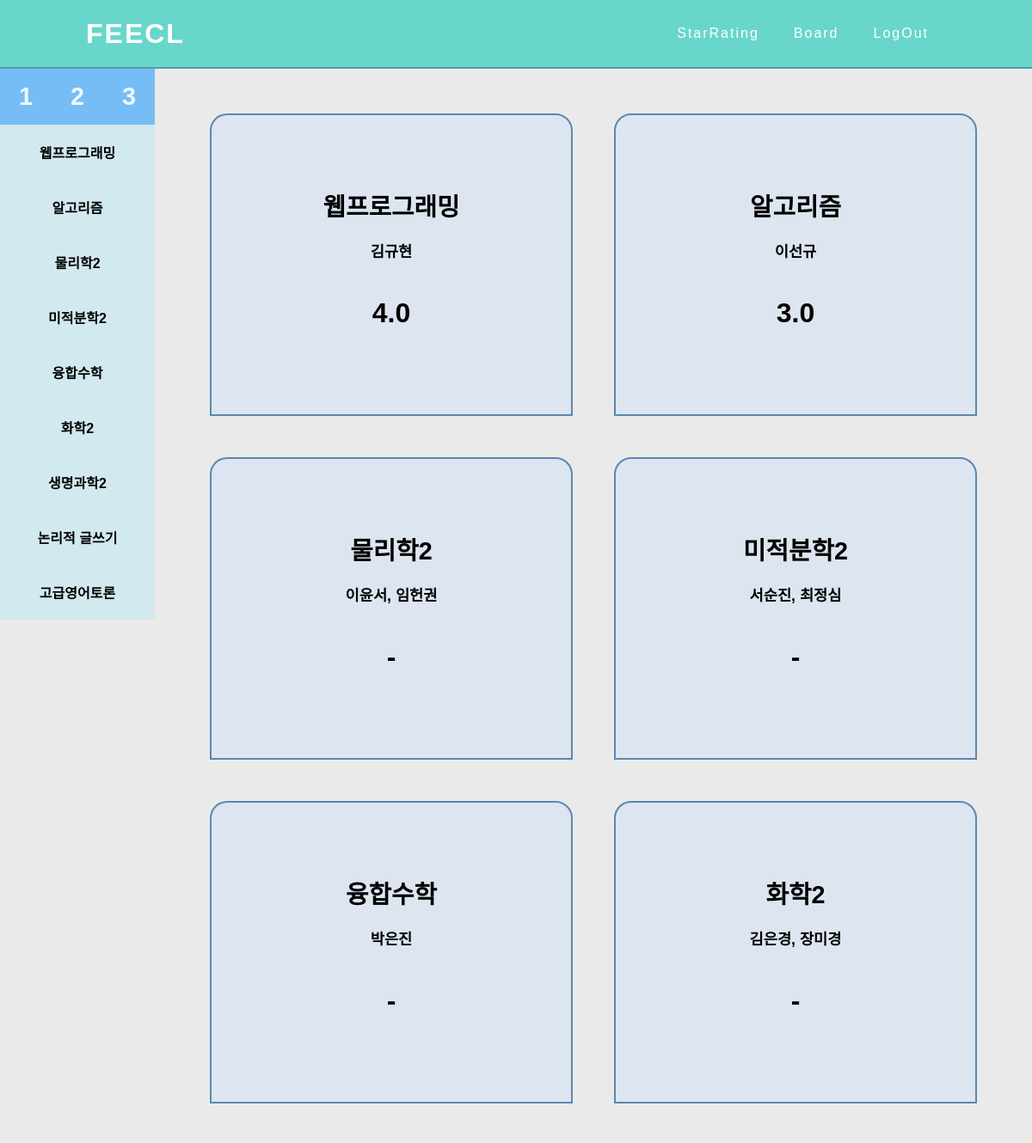
Page /starRating/2/ (signed in, upper part) on the earlier database version.
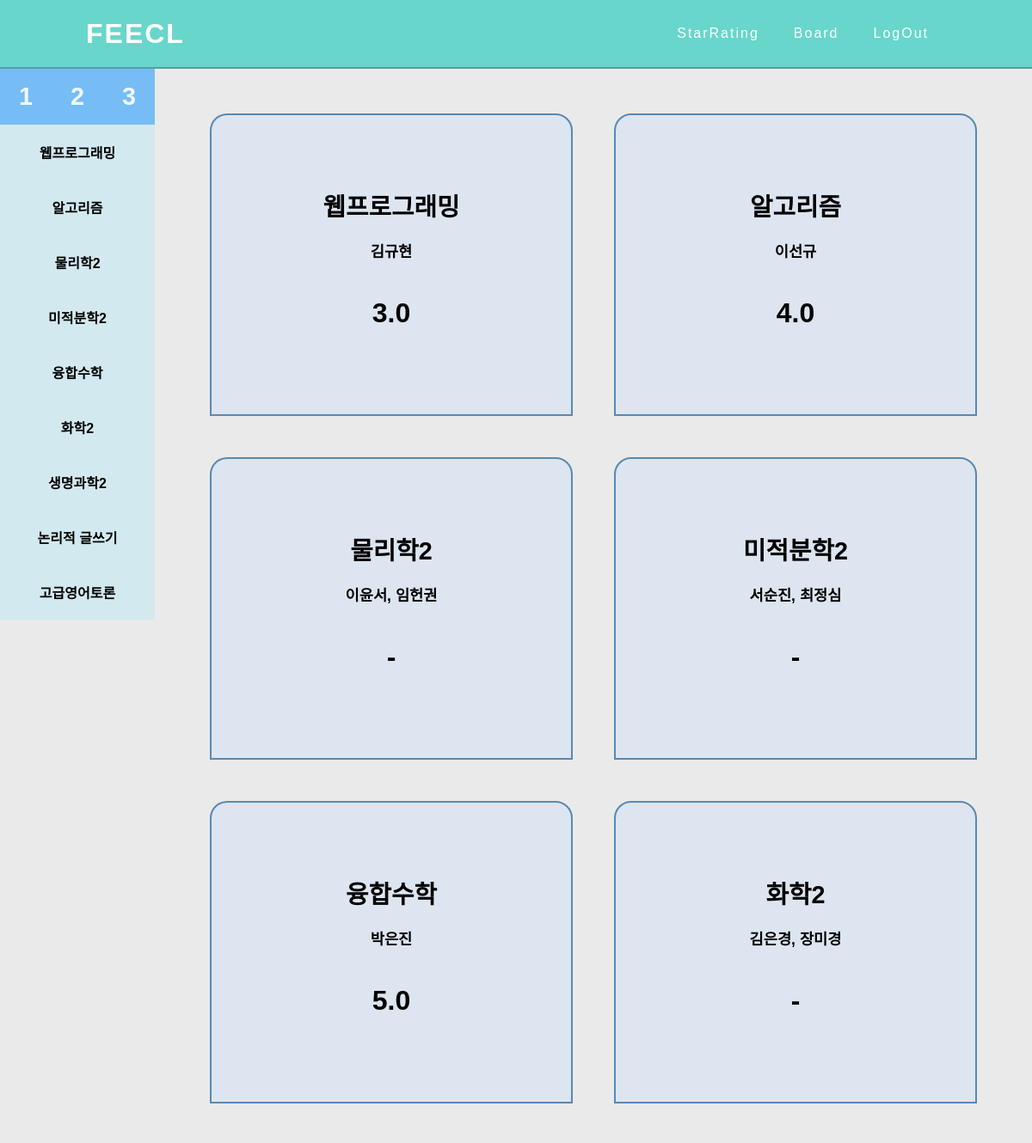
Same page on the later database version.
### feeclStar/models.py (models this page shows, shortened)
class Subject(models.Model):
    subject_name = models.CharField('Title', max_length=50)
    subject_teacher = models.CharField('Teacher', max_length=50)
    subject_star = models.FloatField('Star',default=0, null=True)
    subject_credit = models.PositiveIntegerField(default=1)

### feeclStar/views.py (the view)
# urls.py: path('', subjectList,name='list'),
def subjectList(request):
    subject = Subject.objects.all()
    writer_id = request.session['user']
    return render(request,'feeclStar/subject_list.html',{'subject':subject,'writer_id':writer_id})

### feeclStar/templates/feeclStar/subject_list.html (shortened to what this page needs)
{%extends 'base.html'%}
{%block content%}
<div class='sidebar'>
    <div class='sideTop'>
        <ul>
            <li><a class='not_now' href="http://127.0.0.1:8000/starRating/1/">1</a></li>
            <li><a class='now' href="http://127.0.0.1:8000/starRating/2/">2</a></li>
            <li><a class='not_now' href="http://127.0.0.1:8000/starRating/3/">3</a></li>
        </ul>
    </div>
    <div class='sideSubject'>
        <ul>
            {% for subject in subject %}
                {%if writer_id != 0%}
                <li><a href='./detail/{{subject.pk}}'>{{subject.subject_name}}</a></li>
                {%elif writer_id == 0%}
                <li><a href=""><p onclick="alert('회원만 접근할 수 있는 페이지입니다')">{{subject.subject_name}}</p></a></li>
                {%endif%}
            {% endfor %}
        </ul>
    </div>
</div>
<div class="container">
    <div class="subject">
        {% for subject in subject%}
        {%if writer_id != 0%}
        <div class="subject-item" tabindex="0" onclick="location.href='./detail/{{subject.pk}}';">
            <ul>
                <li>{{subject.subject_name}}</li>
                <li>{{subject.subject_teacher}}</li>
                {% if subject.subject_star == 0%}
                <li>-</li>
                {%else%}
                <li>{{subject.subject_star}}</li>
                {%endif%}
            </ul>
        </div>
        {%endif%}
        {% endfor %}
    </div>
</div>
{%endblock%}

Differences in the rows shown:
changed Subject "웹프로그래밍": subject_star "4.0" → "3.0"
changed Subject "알고리즘": subject_star "3.0" → "4.0"
changed Subject "융합수학": subject_star (not shown) → "5.0"; no longer shows "-"
